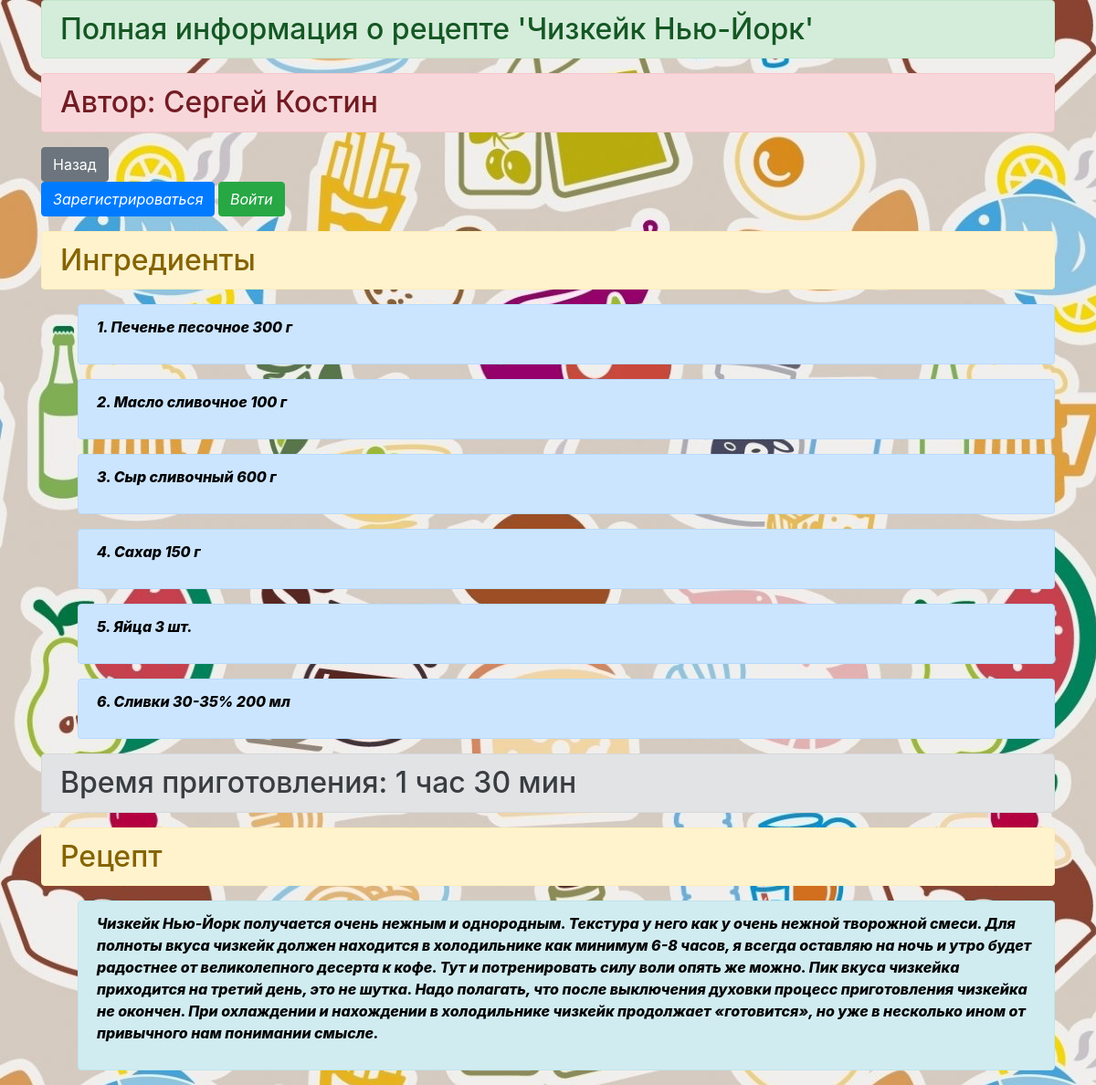
The app's page /show/3 with its own data.
### data/recipes.py (models this page shows)
class Recipes(SqlAlchemyBase, SerializerMixin):
    __tablename__ = 'recipes'
    id = sqlalchemy.Column(sqlalchemy.Integer,
                           primary_key=True, autoincrement=True)
    personal_id = sqlalchemy.Column(sqlalchemy.Integer,
                                    sqlalchemy.ForeignKey("users.id"))
    name_recipe = sqlalchemy.Column(sqlalchemy.String, nullable=True)
    cooking_time = sqlalchemy.Column(sqlalchemy.String, nullable=True)
    start_date = sqlalchemy.Column(sqlalchemy.DateTime,
                                     default=datetime.datetime.now)
    end_date = sqlalchemy.Column(sqlalchemy.DateTime,
                                     default=datetime.datetime.now)
    ingredients = sqlalchemy.Column(sqlalchemy.String, nullable=True)
    about = sqlalchemy.Column(sqlalchemy.String, nullable=True)
    food = sqlalchemy.Column(sqlalchemy.String, nullable=True)
    name_photo = sqlalchemy.Column(sqlalchemy.String, nullable=True)
    category = sqlalchemy.Column(sqlalchemy.String, nullable=True)
    coeff_popular = sqlalchemy.Column(sqlalchemy.Integer, default=0)
    user = orm.relation('User')

### data/users.py (models this page shows, shortened)
class User(SqlAlchemyBase, UserMixin, SerializerMixin):
    __tablename__ = 'users'
    id = sqlalchemy.Column(sqlalchemy.Integer,
                           primary_key=True, autoincrement=True)
    surname = sqlalchemy.Column(sqlalchemy.String, nullable=True)
    name = sqlalchemy.Column(sqlalchemy.String, nullable=True)
    age = sqlalchemy.Column(sqlalchemy.String, nullable=True)
    birth = sqlalchemy.Column(sqlalchemy.String, nullable=True)
    email = sqlalchemy.Column(sqlalchemy.String,
                              index=True, unique=True, nullable=True)
    hashed_password = sqlalchemy.Column(sqlalchemy.String, nullable=True)
    modified_date  = sqlalchemy.Column(sqlalchemy.DateTime,
                                     default=datetime.datetime.now)
    city_from = sqlalchemy.Column(sqlalchemy.String, nullable=True)
    rec = orm.relation("Recipes", back_populates='user')

### main.py (the view)
    @app.route('/show/<int:id>', methods=['GET', 'POST'])
    def show(id):
        db_sess = db_session.create_session()
        rec = db_sess.query(Recipes).filter(Recipes.id == id,
                                                  ).first()
        user = db_sess.query(User).filter(Recipes.id == id,
                                          Recipes.personal_id == User.id,
                                                  ).first()
        if rec:
            rec.coeff_popular = rec.coeff_popular + 1
            db_sess.commit()
            return render_template('show.html', title='Полная информация о рецепте',
                                   cook=rec.food,
                                   time=rec.cooking_time,
                                   name=user.name,
                                   surname=user.surname,
                                   name_recipe=rec.name_recipe,
                                   ingredients=rec.ingredients)
        else:
            abort(404)
        return redirect('/')

### data/db_session.py (called while the page is built)
def create_session() -> Session:
    global __factory
    return __factory()

### templates/show.html
{% extends "base.html" %}
{% block content %}
<h2 class="alert alert-success" role="alert">{{ title }} '{{ name_recipe }}'</h2>
<h2 class="alert alert-danger" role="alert">Автор: {{ name }} {{ surname }}</h2>
<a href="/" class="btn btn-secondary">Назад</a>
{% if current_user.is_authenticated %}
            <div class="alert alert-light" role="alert" >
              Пользователь: <a href="/logout" class="alert-link">{{ current_user.name }}</a>
            </div>
        {% else %}
            <p>
                <a class="btn btn-primary " href="/register">Зарегистрироваться</a>
                <a class="btn btn-success" href="/login">Войти</a>
            </p>
{% endif %}
<h2 class="alert alert-warning" role="alert">Ингредиенты</h2>
{% set ingredients_list = ingredients.split(",") %}
<ul>
    {% for val in ingredients_list %}
    <div class="alert alert-primary" role="alert">
        <p>{{ loop.index }}. {{ val }}</p>
    </div>
    {% endfor %}
</ul>
<h2 class="alert alert-secondary" role="alert">Время приготовления: {{ time }}</h2>
<h2 class="alert alert-warning" role="alert">Рецепт</h2>
<ul>
<div class="alert alert-info" role="alert">
  <p>{{ cook }}</p>
</div>
</ul>
{% endblock %}

### static/css/fon_web_1.css (style rules this page uses)
body { background-image: url(../img_3/fon4.jpg); background-repeat: repeat-y; }

### static/css/fon_text.css (style rules this page uses)
p { font-weight: 800; font-style: italic; color: rgb(0, 0, 0); }

### records on screen
Recipes: name_recipe "Чизкейк Нью-Йорк", cooking_time "1 час 30 мин", food "Чизкейк Нью-Йорк получается очень нежным и однородным. Текстура у него как у очень нежной творожной смеси. Для полноты вкуса чизкейк должен находится в холодильнике как минимум 6-8 часов, я всегда оставляю на ночь и утро будет радостнее от великолепного десерта к кофе. Тут и потренировать силу воли опять же можно. Пик вкуса чизкейка приходится на третий день, это не шутка. Надо полагать, что после выключения духовки процесс приготовления чизкейка не окончен. При охлаждении и нахождении в холодильнике чизкейк продолжает «готовится», но уже в несколько ином от привычного нам понимании смысле."
User: name "Сергей", surname "Костин"

### other values on screen
{{ title }} "Полная информация о рецепте"
{{ val }} "Печенье песочное 300 г" "Масло сливочное 100 г" "Сыр сливочный 600 г" "Сахар 150 г" "Яйца 3 шт." "Сливки 30-35% 200 мл"
